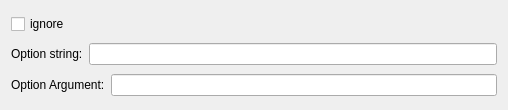
<?xml version="1.0" encoding="UTF-8"?>
<ui version="4.0">
 <class>OptionPreferencesForm</class>
 <widget class="QWidget" name="OptionPreferencesForm">
  <property name="geometry">
   <rect>
    <x>0</x>
    <y>0</y>
    <width>508</width>
    <height>110</height>
   </rect>
  </property>
  <property name="windowTitle">
   <string>Form</string>
  </property>
  <layout class="QVBoxLayout" name="verticalLayout">
   <item>
    <widget class="QCheckBox" name="ignoreBox">
     <property name="text">
      <string>ignore</string>
     </property>
    </widget>
   </item>
   <item>
    <layout class="QHBoxLayout" name="horizontalLayout">
     <item>
      <widget class="QLabel" name="label">
       <property name="text">
        <string>Option string:</string>
       </property>
      </widget>
     </item>
     <item>
      <widget class="QLineEdit" name="stringLine"/>
     </item>
    </layout>
   </item>
   <item>
    <layout class="QHBoxLayout" name="horizontalLayout_2">
     <item>
      <widget class="QLabel" name="label_2">
       <property name="text">
        <string>Option Argument:</string>
       </property>
      </widget>
     </item>
     <item>
      <widget class="QLineEdit" name="argumentLine"/>
     </item>
    </layout>
   </item>
  </layout>
 </widget>
 <resources/>
 <connections/>
</ui>
